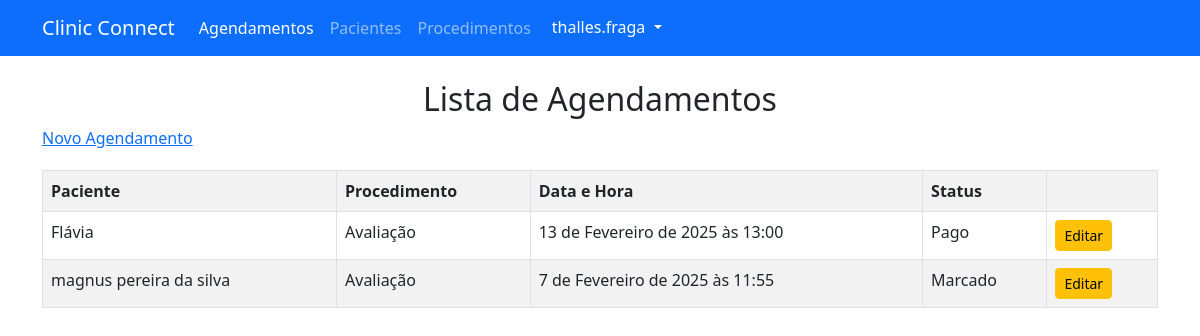
Page /agendamentos/ (signed in) on the committed database.
### usuarios/models.py (models this page shows, shortened)
class UsuarioPersonalizado(AbstractUser):
    bio = models.TextField(blank=True, null=True)

class Agendamento(models.Model):
    STATUS_CHOICE = [
        ('Marcado', 'Marcado'),
        ('Realizado', 'Realizado'),
        ('Pago', 'Pago'),
        ('Cancelado', 'Cancelado'),
    ]
    paciente = models.ForeignKey(Paciente, on_delete=models.CASCADE, related_name='agendamentos')
    procedimento = models.ForeignKey(Procedimento, on_delete=models.CASCADE)
    data_horario = models.DateTimeField(null=True, blank=True)  # Permite valores nulos
    usuario = models.ForeignKey(UsuarioPersonalizado, on_delete=models.CASCADE)
    status = models.CharField(max_length=10, choices=STATUS_CHOICE, default='Marcado')

class Paciente(models.Model):
    nome = models.CharField(max_length=100)
    data_nascimento = models.DateField()
    telefone = models.CharField(max_length=15, blank=True, null=True)
    endereco = models.TextField(blank=True, null=True)
    usuario = models.ForeignKey(UsuarioPersonalizado, on_delete=models.CASCADE)

class Procedimento(models.Model):
    nome = models.CharField(max_length=100)
    descricao = models.TextField(blank=True, null=True)
    preco = models.DecimalField(max_digits=10, decimal_places=2)
    usuario = models.ForeignKey(UsuarioPersonalizado, on_delete=models.CASCADE)

### usuarios/views.py (the view)
# urls.py: path('agendamentos/', listar_agendamentos, name='listar_agendamentos'),
@login_required
def listar_agendamentos(request):
    agendamentos = Agendamento.objects.filter(usuario=request.user)  # Filtra pelo usuário logado
    return render(request, 'usuarios/listar_agendamentos.html', {'agendamentos': agendamentos})

### usuarios/templates/usuarios/listar_agendamentos.html (shortened to what this page needs)
{% extends "usuarios/base.html" %}
{% block content %}
    <h2 class="text-center">Lista de Agendamentos</h2>
    <a href="{% url 'agendar_procedimento' %}">Novo Agendamento</a>
    <table class="table table-striped table-bordered">
        <tr>
            <th>Paciente</th>
            <th>Procedimento</th>
            <th>Data e Hora</th>
            <th>Status</th>
            <th></th>
        </tr>
        {% for agendamento in agendamentos %}
        <tr>
            <td>{{ agendamento.paciente.nome }}</td>
            <td>{{ agendamento.procedimento.nome }}</td>
            <td>{{ agendamento.data_horario }}</td>
            <td>{{ agendamento.status }}</td>
            <td>
                <a href="{% url 'editar_agendamento' agendamento.id%}"class="btn btn-warning btn-sm">Editar</a>
            </td>
        </tr>
        {% empty %}
        <tr>
            <td colspan="3" class="text-center">Nenhum agendamento encontrado.</td>
        </tr>
        {% endfor %}
    </table>
{% endblock content %}

### usuarios/templates/usuarios/base.html (shortened to what this page needs)
{% load static %}
<!DOCTYPE html>
<html lang="pt-br">
<head>
    <link rel="stylesheet" type="text/css" href="{% static 'css/estilo.css' %}">
    <link rel="stylesheet" href="https://cdn.jsdelivr.net/npm/bootstrap@5.3.0/dist/css/bootstrap.min.css">
</head>
<body>
    <nav class="navbar navbar-expand-lg navbar-dark bg-primary">
        <div class="container">
          <a class="navbar-brand">Clinic Connect</a>
          {% if user.is_authenticated %}
          <div class="collapse navbar-collapse" id="navbarNavDropdown">
            <ul class="navbar-nav me-auto">
              <li class="nav-item">
                <a class="nav-link active" aria-current="page" href="{% url 'listar_agendamentos' %}">Agendamentos</a>
              </li>
              <li class="nav-item">
                <a class="nav-link" href="{% url 'listar_pacientes' %}">Pacientes</a>
              </li>
              <li class="nav-item">
                <a class="nav-link" href="{% url 'listar_procedimentos' %}">Procedimentos</a>
              </li>
                <div class="dropdown ms-auto">
                    <button class="btn btn-primary dropdown-toggle" type="button" id="userDropdown" data-bs-toggle="dropdown" aria-expanded="false">
                        {{ user.username }}
                    </button>
                </div>
            </ul>
          </div>
          {% endif %}
        </div>
      </nav>
    <div class="container mt-4">
        {% block content %}{% endblock content%}
    </div>
</body>
</html>

### usuarios/static/css/estilo.css (style rules this page uses)
body { font-family: Arial, sans-serif; background-color: #f4f4f4; margin: 0; padding: 0; }
h2 { color: #333; text-align: center; }
table { width: 80%; margin: 20px auto; border-collapse: collapse; background: white; }
th, td { padding: 10px; border: 1px solid #ddd; text-align: left; }
th { background-color: #007BFF; color: white; }
tr:nth-child(even) { background-color: #f9f9f9; }
.btn-primary { width: 100%; }

### rows in the picture
UsuarioPersonalizado: username "thalles.fraga"
Agendamento: paciente.nome "Flávia", procedimento.nome "Avaliação", data_horario "13 de Fevereiro de 2025 às 13:00", status "Pago"
Agendamento: paciente.nome "magnus pereira da silva", procedimento.nome "Avaliação", data_horario "7 de Fevereiro de 2025 às 11:55", status "Marcado"
